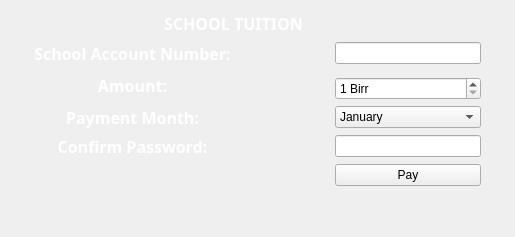
                   <widget class="QWidget" name="schoolTuitionPayment">
                    <layout class="QGridLayout" name="gridLayout_8">
                     <item row="0" column="3" colspan="2">
                      <widget class="QLabel" name="accountNumberLabel_27">
                       <property name="sizePolicy">
                        <sizepolicy hsizetype="Expanding" vsizetype="Expanding">
                         <horstretch>0</horstretch>
                         <verstretch>0</verstretch>
                        </sizepolicy>
                       </property>
                       <property name="font">
                        <font>
                         <family>Source Code Pro ExtraLight</family>
                        </font>
                       </property>
                       <property name="styleSheet">
                        <string notr="true">color: rgb(255, 255, 255);</string>
                       </property>
                       <property name="text">
                        <string>&lt;html&gt;&lt;head/&gt;&lt;body&gt;&lt;p align=&quot;center&quot;&gt;&lt;span style=&quot; font-size:12pt; font-weight:600;&quot;&gt;SCHOOL TUITION&lt;/span&gt;&lt;/p&gt;&lt;/body&gt;&lt;/html&gt;</string>
                       </property>
                      </widget>
                     </item>
                     <item row="0" column="5">
                      <spacer name="verticalSpacer_12">
                       <property name="orientation">
                        <enum>Qt::Vertical</enum>
                       </property>
                       <property name="sizeHint" stdset="0">
                        <size>
                         <width>20</width>
                         <height>25</height>
                        </size>
                       </property>
                      </spacer>
                     </item>
                     <item row="1" column="1" colspan="3">
                      <widget class="QLabel" name="accountNumberLabel_30">
                       <property name="sizePolicy">
                        <sizepolicy hsizetype="Expanding" vsizetype="Expanding">
                         <horstretch>0</horstretch>
                         <verstretch>0</verstretch>
                        </sizepolicy>
                       </property>
                       <property name="font">
                        <font>
                         <family>Source Code Pro ExtraLight</family>
                        </font>
                       </property>
                       <property name="styleSheet">
                        <string notr="true">color: rgb(255, 255, 255);</string>
                       </property>
                       <property name="text">
                        <string>&lt;html&gt;&lt;head/&gt;&lt;body&gt;&lt;p align=&quot;center&quot;&gt;&lt;span style=&quot; font-size:12pt; font-weight:600;&quot;&gt;School Account Number:&lt;/span&gt;&lt;/p&gt;&lt;/body&gt;&lt;/html&gt;</string>
                       </property>
                      </widget>
                     </item>
                     <item row="1" column="6">
                      <widget class="QLineEdit" name="schoolTuitionAccountNumberLineEdit">
                       <property name="sizePolicy">
                        <sizepolicy hsizetype="MinimumExpanding" vsizetype="Fixed">
                         <horstretch>0</horstretch>
                         <verstretch>0</verstretch>
                        </sizepolicy>
                       </property>
                      </widget>
                     </item>
                     <item row="2" column="0" rowspan="2">
                      <spacer name="horizontalSpacer_12">
                       <property name="orientation">
                        <enum>Qt::Horizontal</enum>
                       </property>
                       <property name="sizeType">
                        <enum>QSizePolicy::Expanding</enum>
                       </property>
                       <property name="sizeHint" stdset="0">
                        <size>
                         <width>23</width>
                         <height>20</height>
                        </size>
                       </property>
                      </spacer>
                     </item>
                     <item row="2" column="4" rowspan="2" colspan="3">
                      <spacer name="horizontalSpacer_11">
                       <property name="orientation">
                        <enum>Qt::Horizontal</enum>
                       </property>
                       <property name="sizeType">
                        <enum>QSizePolicy::Preferred</enum>
                       </property>
                       <property name="sizeHint" stdset="0">
                        <size>
                         <width>244</width>
                         <height>20</height>
                        </size>
                       </property>
                      </spacer>
                     </item>
                     <item row="3" column="6">
                      <widget class="QSpinBox" name="schoolTuitionAmountLineEdit">
                       <property name="suffix">
                        <string> Birr</string>
                       </property>
                       <property name="minimum">
                        <number>1</number>
                       </property>
                       <property name="maximum">
                        <number>1000000000</number>
                       </property>
                      </widget>
                     </item>
                     <item row="4" column="6">
                      <widget class="QComboBox" name="schoolTuitionMonthComboBox">
                       <item>
                        <property name="text">
                         <string>January</string>
                        </property>
                       </item>
                       <item>
                        <property name="text">
                         <string>February</string>
                        </property>
                       </item>
                       <item>
                        <property name="text">
                         <string>March</string>
                        </property>
                       </item>
                       <item>
                        <property name="text">
                         <string>April</string>
                        </property>
                       </item>
                       <item>
                        <property name="text">
                         <string>May</string>
                        </property>
                       </item>
                       <item>
                        <property name="text">
                         <string>June</string>
                        </property>
                       </item>
                       <item>
                        <property name="text">
                         <string>July</string>
                        </property>
                       </item>
                       <item>
                        <property name="text">
                         <string>August</string>
                        </property>
                       </item>
                       <item>
                        <property name="text">
                         <string>September</string>
                        </property>
                       </item>
                       <item>
                        <property name="text">
                         <string>October</string>
                        </property>
                       </item>
                       <item>
                        <property name="text">
                         <string>November</string>
                        </property>
                       </item>
                       <item>
                        <property name="text">
                         <string>December</string>
                        </property>
                       </item>
                      </widget>
                     </item>
                     <item row="4" column="7">
                      <spacer name="horizontalSpacer_10">
                       <property name="orientation">
                        <enum>Qt::Horizontal</enum>
                       </property>
                       <property name="sizeType">
                        <enum>QSizePolicy::Expanding</enum>
                       </property>
                       <property name="sizeHint" stdset="0">
                        <size>
                         <width>23</width>
                         <height>20</height>
                        </size>
                       </property>
                      </spacer>
                     </item>
                     <item row="5" column="1" colspan="3">
                      <widget class="QLabel" name="accountNumberLabel_28">
                       <property name="sizePolicy">
                        <sizepolicy hsizetype="Expanding" vsizetype="Expanding">
                         <horstretch>0</horstretch>
                         <verstretch>0</verstretch>
                        </sizepolicy>
                       </property>
                       <property name="font">
                        <font>
                         <family>Source Code Pro ExtraLight</family>
                        </font>
                       </property>
                       <property name="styleSheet">
                        <string notr="true">color: rgb(255, 255, 255);</string>
                       </property>
                       <property name="text">
                        <string>&lt;html&gt;&lt;head/&gt;&lt;body&gt;&lt;p align=&quot;center&quot;&gt;&lt;span style=&quot; font-size:12pt; font-weight:600;&quot;&gt;Confirm Password:&lt;/span&gt;&lt;/p&gt;&lt;/body&gt;&lt;/html&gt;</string>
                       </property>
                      </widget>
                     </item>
                     <item row="5" column="6">
                      <widget class="QLineEdit" name="schoolTuitionConfirmPassword">
                       <property name="sizePolicy">
                        <sizepolicy hsizetype="MinimumExpanding" vsizetype="Fixed">
                         <horstretch>0</horstretch>
                         <verstretch>0</verstretch>
                        </sizepolicy>
                       </property>
                      </widget>
                     </item>
                     <item row="6" column="6">
                      <widget class="QPushButton" name="schoolTuitionPayButton">
                       <property name="text">
                        <string>Pay</string>
                       </property>
                       <property name="icon">
                        <iconset resource="resource.qrc">
                         <normaloff>:/icons/icons/dollar-sign.svg</normaloff>:/icons/icons/dollar-sign.svg</iconset>
                       </property>
                       <property name="iconSize">
                        <size>
                         <width>40</width>
                         <height>40</height>
                        </size>
                       </property>
                      </widget>
                     </item>
                     <item row="7" column="5">
                      <spacer name="verticalSpacer_19">
                       <property name="orientation">
                        <enum>Qt::Vertical</enum>
                       </property>
                       <property name="sizeHint" stdset="0">
                        <size>
                         <width>20</width>
                         <height>40</height>
                        </size>
                       </property>
                      </spacer>
                     </item>
                     <item row="4" column="1" colspan="3">
                      <widget class="QLabel" name="accountNumberLabel_35">
                       <property name="sizePolicy">
                        <sizepolicy hsizetype="Expanding" vsizetype="Expanding">
                         <horstretch>0</horstretch>
                         <verstretch>0</verstretch>
                        </sizepolicy>
                       </property>
                       <property name="font">
                        <font>
                         <family>Source Code Pro ExtraLight</family>
                        </font>
                       </property>
                       <property name="styleSheet">
                        <string notr="true">color: rgb(255, 255, 255);</string>
                       </property>
                       <property name="text">
                        <string>&lt;html&gt;&lt;head/&gt;&lt;body&gt;&lt;p align=&quot;center&quot;&gt;&lt;span style=&quot; font-size:12pt; font-weight:600;&quot;&gt;Payment Month:&lt;/span&gt;&lt;/p&gt;&lt;/body&gt;&lt;/html&gt;</string>
                       </property>
                      </widget>
                     </item>
                     <item row="2" column="1" rowspan="2" colspan="3">
                      <widget class="QLabel" name="accountNumberLabel_29">
                       <property name="sizePolicy">
                        <sizepolicy hsizetype="Expanding" vsizetype="Expanding">
                         <horstretch>0</horstretch>
                         <verstretch>0</verstretch>
                        </sizepolicy>
                       </property>
                       <property name="font">
                        <font>
                         <family>Source Code Pro ExtraLight</family>
                        </font>
                       </property>
                       <property name="styleSheet">
                        <string notr="true">color: rgb(255, 255, 255);</string>
                       </property>
                       <property name="text">
                        <string>&lt;html&gt;&lt;head/&gt;&lt;body&gt;&lt;p align=&quot;center&quot;&gt;&lt;span style=&quot; font-size:12pt; font-weight:600;&quot;&gt;Amount:&lt;/span&gt;&lt;/p&gt;&lt;/body&gt;&lt;/html&gt;</string>
                       </property>
                      </widget>
                     </item>
                     <item row="6" column="1" colspan="3">
                      <widget class="QLabel" name="errorSchoolTuitionLabel">
                       <property name="styleSheet">
                        <string notr="true">color: white;</string>
                       </property>
                       <property name="text">
                        <string/>
                       </property>
                      </widget>
                     </item>
                    </layout>
                   </widget>
